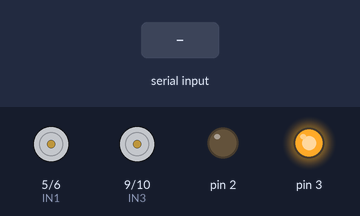
The sketch below on a simulated Arduino Leonardo, built with avr-gcc and run on an emulated ATmega32U4. Parts: motor-driver pin pairs drawn as motors (green arrow = first pin HIGH = forward, orange = second pin HIGH = backward, longer = more drive), output pins drawn as LEDs (lit = HIGH). The test bench sets the inputs (shaded band).

Above: at 1.2 s.
1.3 s: "w" received over the second serial link
At 2.4 s:
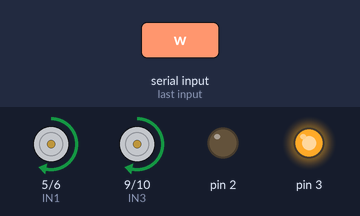
2.8 s: "s" received over the second serial link
At 3.5 s:
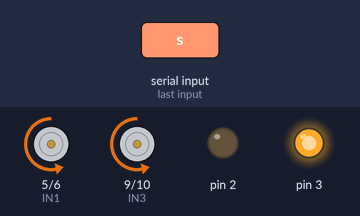
4.3 s: "a" received over the second serial link
At 4.7 s:
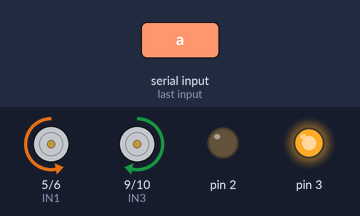
5.8 s: "d" received over the second serial link
At 7.0 s:
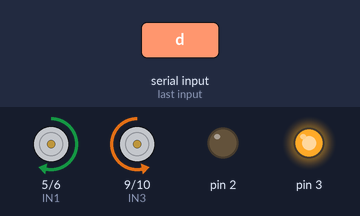
Timing chart, 0 to 8.3 s (numbered marks = the images above; inputs shaded):
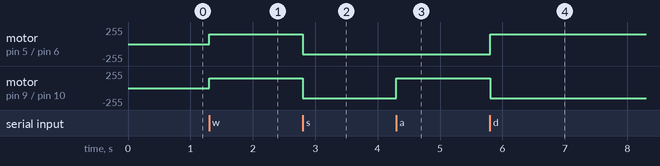

The sketch:

carrinhoitbino2.0.ino
```cpp
///////////////////////////////////////////////////////////////////////////
// Programa desenvolvido por Cristiano Teixeira                          //
///////////////////////////////////////////////////////////////////////////
//                                                                       //
// Baseado em dois motores DC                                            //
// Utilizando módulo bluetooth HC-06                                     //
// Utilizando: Ponte H L298N sem bibliotecas                             //
///////////////////////////////////////////////////////////////////////////
// Definição dos pinos para a ponte H L298N
#define IN1 5
#define IN2 6
#define IN3 9
#define IN4 10

// Velocidade dos motores (0-255)
int velocidade = 150; // Ajuste conforme necessário

void setup() {
  // Configura os pinos como saída
  pinMode(IN1, OUTPUT);
  pinMode(IN2, OUTPUT);
  pinMode(IN3, OUTPUT);
  pinMode(IN4, OUTPUT);

  // ajuste técnico para o bluetooth
  pinMode(2, OUTPUT);
  pinMode(3, OUTPUT);
  digitalWrite(2,LOW);
  digitalWrite(3,HIGH);

  // Inicia a comunicação serial (Bluetooth)
  Serial1.begin(9600); // Leonardo usa Serial1 para comunicação com o HC-06
}

void loop() {
  if (Serial1.available() > 0) {
    char comando = Serial1.read();

    switch (comando) {
      case 'w': // Frente
        moverFrente();
        break;
      case 's': // Trás
        moverTras();
        break;
      case 'a': // Esquerda
        virarEsquerda();
        break;
      case 'd': // Direita
        virarDireita();
        break;
      default: // Parar
        parar();
        break;
    }
  }
}

void moverFrente() {
  analogWrite(IN1, velocidade);
  analogWrite(IN2, 0);
  analogWrite(IN3, velocidade);
  analogWrite(IN4, 0);
}

void moverTras() {
  analogWrite(IN1, 0);
  analogWrite(IN2, velocidade);
  analogWrite(IN3, 0);
  analogWrite(IN4, velocidade);
}

void virarEsquerda() {
  analogWrite(IN1, 0);
  analogWrite(IN2, velocidade);
  analogWrite(IN3, velocidade);
  analogWrite(IN4, 0);
}

void virarDireita() {
  analogWrite(IN1, velocidade);
  analogWrite(IN2, 0);
  analogWrite(IN3, 0);
  analogWrite(IN4, velocidade);
}

void parar() {
  analogWrite(IN1, 0);
  analogWrite(IN2, 0);
  analogWrite(IN3, 0);
  analogWrite(IN4, 0);
}
```

Measured:
- after the input at 1.3 s, motor on pin 5 (IN1) / pin 6 (IN2), motor on pin 9 (IN3) / pin 10 (IN4): stopped → forward 150/255 at once
- after the input at 2.8 s, motor on pin 5 (IN1) / pin 6 (IN2), motor on pin 9 (IN3) / pin 10 (IN4): forward 150/255 → backward 150/255 at once
- after the input at 4.3 s, motor on pin 9 (IN3) / pin 10 (IN4): backward 150/255 → forward 150/255 at once
- after the input at 5.8 s, motor on pin 5 (IN1) / pin 6 (IN2): backward 150/255 → forward 150/255 at once; motor on pin 9 (IN3) / pin 10 (IN4): forward 150/255 → backward 150/255 at once
